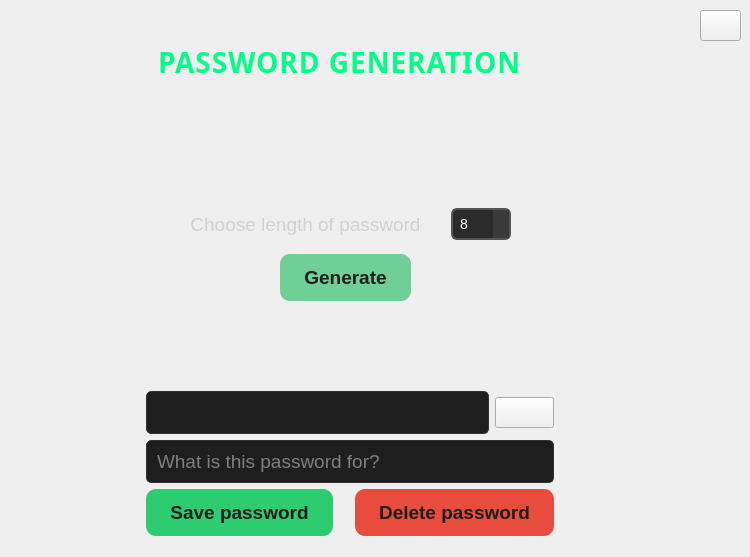
      <widget class="QWidget" name="generatePage">
       <widget class="QLabel" name="mainGenLabel">
        <property name="geometry">
         <rect>
          <x>150</x>
          <y>40</y>
          <width>391</width>
          <height>61</height>
         </rect>
        </property>
        <property name="font">
         <font>
          <family>Gill Sans MT</family>
          <pointsize>-1</pointsize>
          <fontweight>DemiBold</fontweight>
         </font>
        </property>
        <property name="styleSheet">
         <string notr="true">QLabel {
    font-size: 28px;
    font-weight: 600;
    color: #00ff88;       
    letter-spacing: 1px;   
    padding: 10px 0;
    margin-bottom: 15px;
    border-bottom: 1px solid #1a3a2a; 
}
</string>
        </property>
        <property name="text">
         <string>PASSWORD GENERATION</string>
        </property>
       </widget>
       <widget class="QWidget" name="verticalLayoutWidget">
        <property name="geometry">
         <rect>
          <x>130</x>
          <y>380</y>
          <width>441</width>
          <height>168</height>
         </rect>
        </property>
        <layout class="QVBoxLayout" name="generatedPassLayout">
         <property name="spacing">
          <number>6</number>
         </property>
         <item>
          <layout class="QGridLayout" name="bottomLayout" rowstretch="1,0,0">
           <item row="1" column="0" colspan="2">
            <widget class="QLineEdit" name="passwordNameLabel">
             <property name="font">
              <font>
               <family>Cantarell</family>
               <pointsize>14</pointsize>
              </font>
             </property>
             <property name="styleSheet">
              <string notr="true">QLineEdit {
    background-color: #1E1E1E;
    border: 1px solid #333;
    padding: 8px;
    border-radius: 5px;
    color: #E0E0E0;
}
</string>
             </property>
             <property name="text">
              <string/>
             </property>
             <property name="echoMode">
              <enum>QLineEdit::EchoMode::Normal</enum>
             </property>
             <property name="placeholderText">
              <string>What is this password for?</string>
             </property>
            </widget>
           </item>
           <item row="0" column="0" colspan="2">
            <layout class="QHBoxLayout" name="generatedLayout" stretch="0,0">
             <item>
              <widget class="QLineEdit" name="generatedLine">
               <property name="font">
                <font>
                 <family>Cantarell</family>
                 <pointsize>14</pointsize>
                </font>
               </property>
               <property name="styleSheet">
                <string notr="true">QLineEdit {
    background-color: #1E1E1E;
    border: 1px solid #333;
    padding: 8px;
    border-radius: 5px;
    color: #E0E0E0;
}
</string>
               </property>
               <property name="echoMode">
                <enum>QLineEdit::EchoMode::Normal</enum>
               </property>
              </widget>
             </item>
             <item>
              <widget class="QPushButton" name="copyBufferButton">
               <property name="font">
                <font>
                 <family>Cantarell</family>
                 <pointsize>14</pointsize>
                </font>
               </property>
               <property name="cursor">
                <cursorShape>PointingHandCursor</cursorShape>
               </property>
               <property name="styleSheet">
                <string notr="true">QLineEdit {
    background-color: #424242; 
    border: 1px solid #3c3c3c; 
    color: #d1d1d1;
    font-size: 16px;
    padding: 12px;
    border-radius: 10px;
	selection-background-color: transparent;
    transition: border-color 0.3s;
}

QLineEdit:focus {
    border-color: #6fcf97; 
    box-shadow: 0 0 5px rgba(111, 207, 151, 0.5);
}</string>
               </property>
               <property name="text">
                <string/>
               </property>
              </widget>
             </item>
            </layout>
           </item>
           <item row="2" column="1">
            <widget class="QPushButton" name="deletePassButton">
             <property name="sizePolicy">
              <sizepolicy hsizetype="Fixed" vsizetype="Fixed">
               <horstretch>0</horstretch>
               <verstretch>0</verstretch>
              </sizepolicy>
             </property>
             <property name="font">
              <font>
               <family>Cantarell</family>
               <pointsize>14</pointsize>
               <bold>true</bold>
              </font>
             </property>
             <property name="cursor">
              <cursorShape>PointingHandCursor</cursorShape>
             </property>
             <property name="styleSheet">
              <string notr="true">QPushButton {
	background-color: #E74C3C;
    color: #1e1e1e; 
    font-weight: bold;
    border: none;
    padding: 12px 24px;
    border-radius: 10px;
    min-width: 10px;
    min-height: 5px; 
    box-shadow: 0 4px 8px rgba(0, 0, 0, 0.1);
    transition: background-color 0.3s, box-shadow 0.3s;
}

QPushButton:hover {
    background-color: #C0392B;
    box-shadow: 0 6px 12px rgba(0, 0, 0, 0.2);
}

QPushButton:pressed {
    background-color: #912a1f;
    box-shadow: none;
}</string>
             </property>
             <property name="text">
              <string>Delete password</string>
             </property>
            </widget>
           </item>
           <item row="2" column="0">
            <widget class="QPushButton" name="savePassButton">
             <property name="sizePolicy">
              <sizepolicy hsizetype="Fixed" vsizetype="Fixed">
               <horstretch>0</horstretch>
               <verstretch>0</verstretch>
              </sizepolicy>
             </property>
             <property name="font">
              <font>
               <family>Cantarell</family>
               <pointsize>14</pointsize>
               <bold>true</bold>
              </font>
             </property>
             <property name="cursor">
              <cursorShape>PointingHandCursor</cursorShape>
             </property>
             <property name="styleSheet">
              <string notr="true">QPushButton {
    background-color: #2ECC71;
    color: #1e1e1e; 
    font-weight: bold;
    border: none;
    padding: 12px 24px;
    border-radius: 10px;
    min-width: 10px;
    min-height: 5px; 
    box-shadow: 0 4px 8px rgba(0, 0, 0, 0.1);
    transition: background-color 0.3s, box-shadow 0.3s;
}

QPushButton:hover {
    background-color: #5bbd88;
    box-shadow: 0 6px 12px rgba(0, 0, 0, 0.2);
}

QPushButton:pressed {
    background-color: #4aa97a;
    box-shadow: none;
}

</string>
             </property>
             <property name="text">
              <string>Save password</string>
             </property>
            </widget>
           </item>
          </layout>
         </item>
        </layout>
       </widget>
       <widget class="QWidget" name="verticalLayoutWidget_5">
        <property name="geometry">
         <rect>
          <x>160</x>
          <y>200</y>
          <width>351</width>
          <height>101</height>
         </rect>
        </property>
        <layout class="QVBoxLayout" name="generateLayout" stretch="0,0">
         <property name="sizeConstraint">
          <enum>QLayout::SizeConstraint::SetDefaultConstraint</enum>
         </property>
         <item>
          <layout class="QHBoxLayout" name="genLengthLayout">
           <property name="spacing">
            <number>0</number>
           </property>
           <item>
            <widget class="QLabel" name="lengthLabel">
             <property name="sizePolicy">
              <sizepolicy hsizetype="Expanding" vsizetype="Expanding">
               <horstretch>0</horstretch>
               <verstretch>0</verstretch>
              </sizepolicy>
             </property>
             <property name="font">
              <font>
               <family>Cantarell</family>
               <pointsize>14</pointsize>
              </font>
             </property>
             <property name="styleSheet">
              <string notr="true">QLabel {
    color: #d1d1d1; 

}</string>
             </property>
             <property name="text">
              <string>Choose length of password</string>
             </property>
             <property name="alignment">
              <set>Qt::AlignmentFlag::AlignCenter</set>
             </property>
            </widget>
           </item>
           <item>
            <widget class="QSpinBox" name="lengthBox">
             <property name="sizePolicy">
              <sizepolicy hsizetype="Minimum" vsizetype="Fixed">
               <horstretch>0</horstretch>
               <verstretch>0</verstretch>
              </sizepolicy>
             </property>
             <property name="minimumSize">
              <size>
               <width>44</width>
               <height>0</height>
              </size>
             </property>
             <property name="cursor">
              <cursorShape>IBeamCursor</cursorShape>
             </property>
             <property name="styleSheet">
              <string notr="true">QSpinBox {
    background-color: #2b2b2b; 
    color: #ffffff;
    border: 2px solid #555555; 
    border-radius: 6px; 
    padding: 5px;
	selection-background-color: transparent;
    font-size: 14px;
    min-width: 30px;  
    max-width: 60px; 
}

QSpinBox::up-button, QSpinBox::down-button {
    width: 16px;
    background-color: #3a3a3a; 
    border: none;
}

QSpinBox::up-button:hover, QSpinBox::down-button:hover {
    background-color: #505050; 
}

QSpinBox::up-arrow, QSpinBox::down-arrow {
    width: 10px;
    height: 10px;
    image: url(:/upArrow.png);
}

QSpinBox::down-arrow {
    image: url(:/downArrow.png);
}

QSpinBox::up-arrow:hover, QSpinBox::down-arrow:hover {
    image: url(:/upArrow.png); 
}
</string>
             </property>
             <property name="minimum">
              <number>8</number>
             </property>
             <property name="maximum">
              <number>50</number>
             </property>
            </widget>
           </item>
          </layout>
         </item>
         <item>
          <layout class="QVBoxLayout" name="genButtonLayout">
           <property name="leftMargin">
            <number>120</number>
           </property>
           <property name="rightMargin">
            <number>0</number>
           </property>
           <item>
            <widget class="QPushButton" name="generateButton">
             <property name="sizePolicy">
              <sizepolicy hsizetype="Fixed" vsizetype="Fixed">
               <horstretch>0</horstretch>
               <verstretch>0</verstretch>
              </sizepolicy>
             </property>
             <property name="minimumSize">
              <size>
               <width>58</width>
               <height>29</height>
              </size>
             </property>
             <property name="font">
              <font>
               <family>Cantarell</family>
               <pointsize>14</pointsize>
               <bold>true</bold>
              </font>
             </property>
             <property name="cursor">
              <cursorShape>PointingHandCursor</cursorShape>
             </property>
             <property name="styleSheet">
              <string notr="true">QPushButton {
    background-color: #6fcf97; 
    color: #1e1e1e; 
    font-weight: bold;
    border: none;
    padding: 12px 24px;
    border-radius: 10px;
    min-width: 10px;
    min-height: 5px; 
    box-shadow: 0 4px 8px rgba(0, 0, 0, 0.1);
    transition: background-color 0.3s, box-shadow 0.3s;
}

QPushButton:hover {
    background-color: #5bbd88;
    box-shadow: 0 6px 12px rgba(0, 0, 0, 0.2);
}

QPushButton:pressed {
    background-color: #4aa97a;
    box-shadow: none;
}</string>
             </property>
             <property name="text">
              <string>Generate</string>
             </property>
            </widget>
           </item>
          </layout>
         </item>
        </layout>
       </widget>
       <widget class="QPushButton" name="generateInfoButton">
        <property name="geometry">
         <rect>
          <x>700</x>
          <y>10</y>
          <width>41</width>
          <height>31</height>
         </rect>
        </property>
        <property name="cursor">
         <cursorShape>PointingHandCursor</cursorShape>
        </property>
        <property name="styleSheet">
         <string notr="true">QLineEdit {
    background-color: #424242; 
    border: 1px solid #3c3c3c; 
    color: #d1d1d1;
    font-size: 16px;
    padding: 12px;
    border-radius: 10px;
	selection-background-color: transparent;
    transition: border-color 0.3s;
}

QLineEdit:focus {
    border-color: #6fcf97; 
    box-shadow: 0 0 5px rgba(111, 207, 151, 0.5);
}</string>
        </property>
        <property name="text">
         <string/>
        </property>
       </widget>
      </widget>
